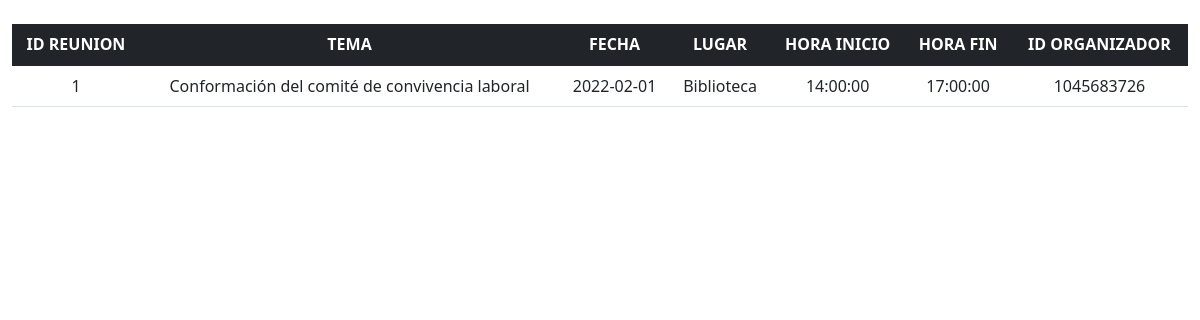
Page /reunion/mostrar.php?idreunion=1 on the committed database.
### tables this page shows
CREATE TABLE `reuniones` (
  `idreunion` int(11) NOT NULL,
  `tema` varchar(50) NOT NULL,
  `fecha` date NOT NULL,
  `lugar` varchar(30) NOT NULL,
  `idorganizador` varchar(10) NOT NULL,
  `hora_inicio` time NOT NULL,
  `hora_fin` time NOT NULL
);

### reunion/mostrar.php (the view, shortened to what this page needs)
<!DOCTYPE html>
<html lang="en">
<head>
    <link rel="stylesheet" href="../bootstrap/css/bootstrap.min.css">
</head>
<body>
<?php
$parametro = $_GET['idreunion'];
 $conexion = new PDO('mysql:host=127.0.0.1:33065;dbname=actasunicor;charset=utf8', 'root', '');
 $sql = "SELECT * FROM reuniones WHERE idreunion = " . $parametro;
 $res = $conexion->query($sql);
 ?>
<div class="container-xxl">
<table class="table">
  <thead class="table-dark">
    <tr class="text-center">
      <th scope="col">ID REUNION</th>
      <th scope="col">TEMA</th>
      <th scope="col">FECHA</th>
      <th scope="col">LUGAR</th>
      <th scope="col">HORA INICIO</th>
      <th scope="col">HORA FIN</th>
      <th scope="col">ID ORGANIZADOR</th>
    </tr>
  </thead>
  <tbody>
  <?php
        foreach($res as $fila) {
            echo "<tr class=\"text-center\">";
            echo "<td>" . $fila['idreunion'] . "</td>";
            echo "<td>" . $fila['tema'] . "</td>";
            echo "<td>" . $fila['fecha'] . "</td>";
            echo "<td>" . $fila['lugar'] . "</td>";
            echo "<td>" . $fila['hora_inicio'] . "</td>";
            echo "<td>" . $fila['hora_fin'] . "</td>";
            echo "<td>" . $fila['idorganizador'] . "</td>";
            echo "</tr>";
        }
    ?>
  </tbody>
</table>
</div>
</body>
</html>

### rows in the picture
reuniones: idreunion "1", tema "Conformación del comité de convivencia laboral", fecha "2022-02-01", lugar "Biblioteca", hora_inicio "14:00:00", hora_fin "17:00:00", idorganizador "1045683726"
